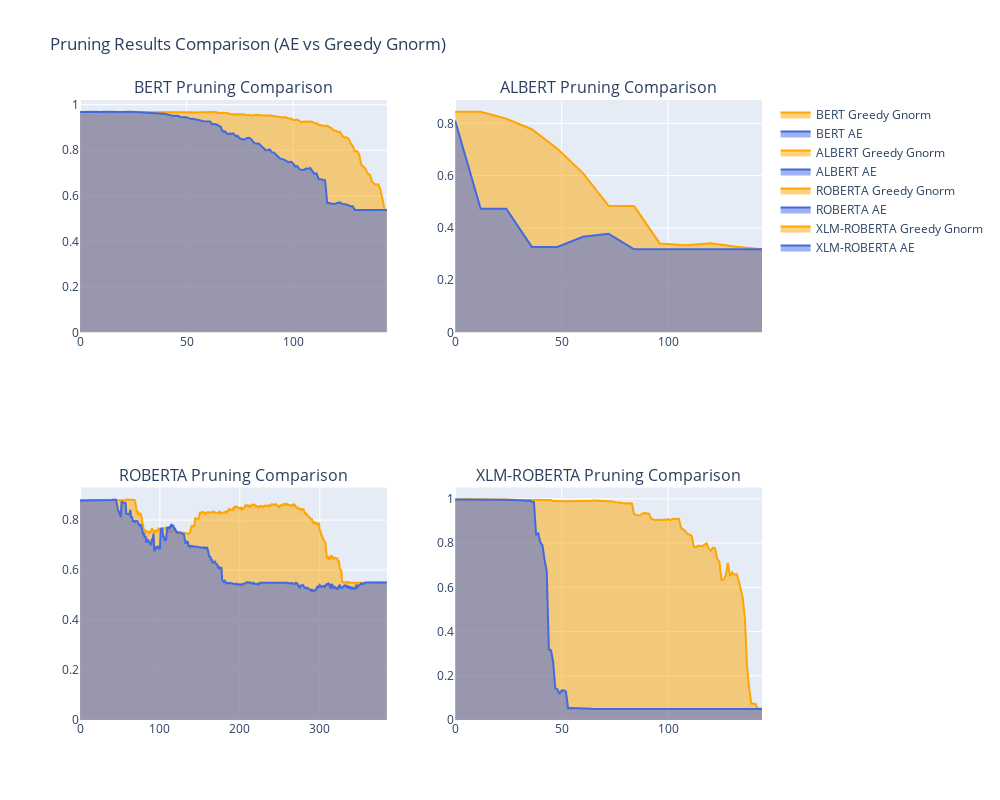

Write notebook code for a chart like this one.
### Code cell
import pandas as pd
import plotly.graph_objects as go
from plotly.subplots import make_subplots

# 读取所有模型的数据
accs_bert_AE = pd.read_csv("D:\\research\\research4\\pruned_heads_accuracy(BERT)basedonAE.csv")
accs_bert_Gnorm = pd.read_csv("D:\\research\\research4\\pruned_heads_accuracy(BERT)basedonGreedyGnorm.csv")

accs_albert_AE = pd.read_csv("D:\\research\\research4\\pruned_heads_accuracy(ALBERT)basedonAE.csv")
accs_albert_Gnorm = pd.read_csv("D:\\research\\research4\\pruned_heads_accuracy(ALBERT)basedonGreedyGnorm.csv")

accs_roberta_AE = pd.read_csv("D:\\research\\research4\\pruned_heads_accuracy(ROBERTA)basedonAE.csv")
accs_roberta_Gnorm = pd.read_csv("D:\\research\\research4\\pruned_heads_accuracy(ROBERTA)basedonGreedyGnorm.csv")

accs_xlm_roberta_AE = pd.read_csv("D:\\research\\research4\\pruned_heads_accuracy(XLM_ROBERTA)basedonAE.csv")
accs_xlm_roberta_Gnorm = pd.read_csv("D:\\research\\research4\\pruned_heads_accuracy(XLM_ROBERTA)basedonGreedyGnorm.csv")

# 创建 2x2 的子图布局
fig = make_subplots(rows=2, cols=2, subplot_titles=("BERT Pruning Comparison", 
                                                    "ALBERT Pruning Comparison", 
                                                    "ROBERTA Pruning Comparison", 
                                                    "XLM-ROBERTA Pruning Comparison"))

# 统一颜色方案：AE为蓝色，Greedy Gnorm为橙色
AE_color = 'royalblue' 
GreedyGnorm_color = 'orange'

# 1. BERT Pruning Results Comparison
fig.add_trace(go.Scatter(x=accs_bert_Gnorm['Pruned_Heads'], y=accs_bert_Gnorm['Accuracy'], 
                         fill='tozeroy', mode='lines', name='BERT Greedy Gnorm', line=dict(color=GreedyGnorm_color)),
              row=1, col=1)
fig.add_trace(go.Scatter(x=accs_bert_AE['Pruned_Heads'], y=accs_bert_AE['Accuracy'], 
                         fill='tozeroy', mode='lines', name='BERT AE', line=dict(color=AE_color)),
              row=1, col=1)

# 2. ALBERT Pruning Results Comparison
fig.add_trace(go.Scatter(x=accs_albert_Gnorm['Pruned_Heads'], y=accs_albert_Gnorm['Accuracy'], 
                         fill='tozeroy', mode='lines', name='ALBERT Greedy Gnorm', line=dict(color=GreedyGnorm_color)),
              row=1, col=2)
fig.add_trace(go.Scatter(x=accs_albert_AE['Pruned_Heads'], y=accs_albert_AE['Accuracy'], 
                         fill='tozeroy', mode='lines', name='ALBERT AE', line=dict(color=AE_color)),
              row=1, col=2)

# 3. ROBERTA Pruning Results Comparison
fig.add_trace(go.Scatter(x=accs_roberta_Gnorm['Pruned_Heads'], y=accs_roberta_Gnorm['Accuracy'], 
                         fill='tozeroy', mode='lines', name='ROBERTA Greedy Gnorm', line=dict(color=GreedyGnorm_color)),
              row=2, col=1)
fig.add_trace(go.Scatter(x=accs_roberta_AE['Pruned_Heads'], y=accs_roberta_AE['Accuracy'], 
                         fill='tozeroy', mode='lines', name='ROBERTA AE', line=dict(color=AE_color)),
              row=2, col=1)

# 4. XLM-ROBERTA Pruning Results Comparison
fig.add_trace(go.Scatter(x=accs_xlm_roberta_Gnorm['Pruned_Heads'], y=accs_xlm_roberta_Gnorm['Accuracy'], 
                         fill='tozeroy', mode='lines', name='XLM-ROBERTA Greedy Gnorm', line=dict(color=GreedyGnorm_color)),
              row=2, col=2)
fig.add_trace(go.Scatter(x=accs_xlm_roberta_AE['Pruned_Heads'], y=accs_xlm_roberta_AE['Accuracy'], 
                         fill='tozeroy', mode='lines', name='XLM-ROBERTA AE', line=dict(color=AE_color)),
              row=2, col=2)

# 更新布局
fig.update_layout(title_text="Pruning Results Comparison (AE vs Greedy Gnorm)", height=800, width=1000)

# 显示图表
fig.show()

### Figure 1 — Plotly figure (JSON) as saved in the notebook; plotly's stock layout.template omitted (floating-point values rounded to 4 significant figures; data arrays with more than 128 entries replaced by an {"elided": "..."} marker saying what was removed)
{"data": [{"fill": "tozeroy", "line": {"color": "orange"}, "mode": "lines", "name": "BERT Greedy Gnorm", "type": "scatter", "x": {"elided": "145 int values"}, "xaxis": "x", "y": {"elided": "145 float values"}, "yaxis": "y"}, {"fill": "tozeroy", "line": {"color": "royalblue"}, "mode": "lines", "name": "BERT AE", "type": "scatter", "x": {"elided": "145 int values"}, "xaxis": "x", "y": {"elided": "145 float values"}, "yaxis": "y"}, {"fill": "tozeroy", "line": {"color": "orange"}, "mode": "lines", "name": "ALBERT Greedy Gnorm", "type": "scatter", "x": [0, 12, 24, 36, 48, 60, 72, 84, 96, 108, 120, 132, 144], "xaxis": "x2", "y": [0.8448, 0.844, 0.8173, 0.7776, 0.7029, 0.6098, 0.4844, 0.4834, 0.3407, 0.3338, 0.3411, 0.3279, 0.3182], "yaxis": "y2"}, {"fill": "tozeroy", "line": {"color": "royalblue"}, "mode": "lines", "name": "ALBERT AE", "type": "scatter", "x": [0, 12, 24, 36, 48, 60, 72, 84, 96, 108, 120, 132, 144], "xaxis": "x2", "y": [0.8111, 0.4736, 0.4736, 0.3274, 0.3273, 0.3664, 0.3778, 0.3184, 0.3182, 0.3182, 0.3187, 0.3184, 0.3182], "yaxis": "y2"}, {"fill": "tozeroy", "line": {"color": "orange"}, "mode": "lines", "name": "ROBERTA Greedy Gnorm", "type": "scatter", "x": {"elided": "385 int values"}, "xaxis": "x3", "y": {"elided": "385 float values"}, "yaxis": "y3"}, {"fill": "tozeroy", "line": {"color": "royalblue"}, "mode": "lines", "name": "ROBERTA AE", "type": "scatter", "x": {"elided": "385 int values"}, "xaxis": "x3", "y": {"elided": "385 float values"}, "yaxis": "y3"}, {"fill": "tozeroy", "line": {"color": "orange"}, "mode": "lines", "name": "XLM-ROBERTA Greedy Gnorm", "type": "scatter", "x": {"elided": "145 int values"}, "xaxis": "x4", "y": {"elided": "145 float values"}, "yaxis": "y4"}, {"fill": "tozeroy", "line": {"color": "royalblue"}, "mode": "lines", "name": "XLM-ROBERTA AE", "type": "scatter", "x": {"elided": "145 int values"}, "xaxis": "x4", "y": {"elided": "145 float values"}, "yaxis": "y4"}], "layout": {"annotations": [{"font": {"size": 16}, "showarrow": false, "text": "BERT Pruning Comparison", "x": 0.225, "xanchor": "center", "xref": "paper", "y": 1, "yanchor": "bottom", "yref": "paper"}, {"font": {"size": 16}, "showarrow": false, "text": "ALBERT Pruning Comparison", "x": 0.775, "xanchor": "center", "xref": "paper", "y": 1, "yanchor": "bottom", "yref": "paper"}, {"font": {"size": 16}, "showarrow": false, "text": "ROBERTA Pruning Comparison", "x": 0.225, "xanchor": "center", "xref": "paper", "y": 0.375, "yanchor": "bottom", "yref": "paper"}, {"font": {"size": 16}, "showarrow": false, "text": "XLM-ROBERTA Pruning Comparison", "x": 0.775, "xanchor": "center", "xref": "paper", "y": 0.375, "yanchor": "bottom", "yref": "paper"}], "height": 800, "title": {"text": "Pruning Results Comparison (AE vs Greedy Gnorm)"}, "width": 1000, "xaxis": {"anchor": "y", "domain": [0, 0.45]}, "xaxis2": {"anchor": "y2", "domain": [0.55, 1]}, "xaxis3": {"anchor": "y3", "domain": [0, 0.45]}, "xaxis4": {"anchor": "y4", "domain": [0.55, 1]}, "yaxis": {"anchor": "x", "domain": [0.625, 1]}, "yaxis2": {"anchor": "x2", "domain": [0.625, 1]}, "yaxis3": {"anchor": "x3", "domain": [0, 0.375]}, "yaxis4": {"anchor": "x4", "domain": [0, 0.375]}}}
